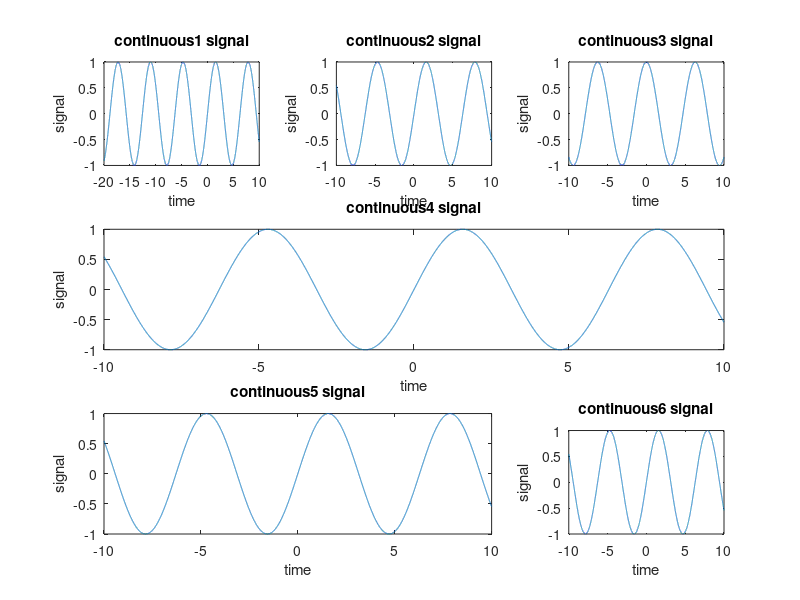

This chart was generated by the following MATLAB code:
t=-20:0.001:10;
subplot(3,3,1);
plot(t,sin(t));
xlabel('time');
ylabel('signal');
title('continuous1 signal');
%second figure
t=-10:0.001:10;
subplot(3,3,2);
plot(t,sin(t));
xlabel('time');
ylabel('signal');
title('continuous2 signal');



t=-10:0.001:10;
subplot(3,3,[4,5,6]);
plot(t,sin(t));
xlabel('time');
ylabel('signal');
title('continuous4 signal');

t=-10:0.001:10;
subplot(3,3,[7,8]);
plot(t,sin(t));
xlabel('time');
ylabel('signal');
title('continuous5 signal');



t=-10:0.001:10;
subplot(3,3,9);
plot(t,sin(t));
xlabel('time');
ylabel('signal');
title('continuous6 signal');


t=-10:0.001:10;
subplot(3,3,3);
plot(t,sin(t));
plot(t,cos(t));
xlabel('time');
ylabel('signal');
title('continuous3 signal');


